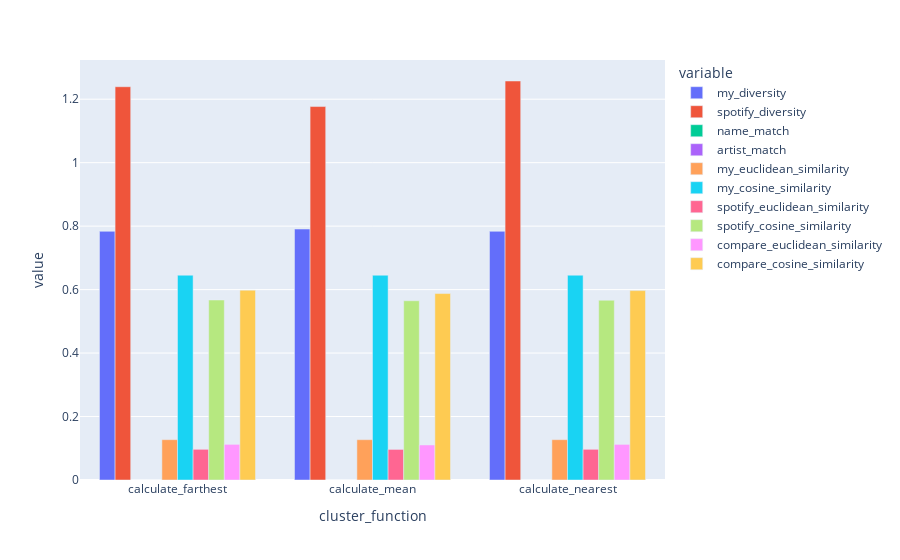

The notebook cell this image was saved under:
### Code cell
# group_pairs = df_output.groupby(['name', 'distance_method_name'])
group_cols = ['cluster_function']
group_pairs = df_sp_recomm.groupby(group_cols)
group_mean = group_pairs.mean()

other_cols = df_sp_recomm.columns.tolist()
other_cols.remove('name')
other_cols.remove('cluster_function')
other_cols.remove('distance_function')
group_mean

fig = px.bar(group_mean, x=group_mean.index, y=other_cols, barmode='group')
fig.show()

### Figure 1 — Plotly figure (JSON) as saved in the notebook; plotly's stock layout.template omitted (floating-point values rounded to 4 significant figures)
{"data": [{"alignmentgroup": "True", "hovertemplate": "variable=my_diversity<br>cluster_function=%{x}<br>value=%{y}<extra></extra>", "legendgroup": "my_diversity", "marker": {"color": "#636efa", "pattern": {"shape": ""}}, "name": "my_diversity", "offsetgroup": "my_diversity", "orientation": "v", "showlegend": true, "textposition": "auto", "type": "bar", "x": ["calculate_farthest", "calculate_mean", "calculate_nearest"], "xaxis": "x", "y": [0.7836, 0.7908, 0.7836], "yaxis": "y"}, {"alignmentgroup": "True", "hovertemplate": "variable=spotify_diversity<br>cluster_function=%{x}<br>value=%{y}<extra></extra>", "legendgroup": "spotify_diversity", "marker": {"color": "#EF553B", "pattern": {"shape": ""}}, "name": "spotify_diversity", "offsetgroup": "spotify_diversity", "orientation": "v", "showlegend": true, "textposition": "auto", "type": "bar", "x": ["calculate_farthest", "calculate_mean", "calculate_nearest"], "xaxis": "x", "y": [1.239, 1.177, 1.257], "yaxis": "y"}, {"alignmentgroup": "True", "hovertemplate": "variable=name_match<br>cluster_function=%{x}<br>value=%{y}<extra></extra>", "legendgroup": "name_match", "marker": {"color": "#00cc96", "pattern": {"shape": ""}}, "name": "name_match", "offsetgroup": "name_match", "orientation": "v", "showlegend": true, "textposition": "auto", "type": "bar", "x": ["calculate_farthest", "calculate_mean", "calculate_nearest"], "xaxis": "x", "y": [0, 0, 0], "yaxis": "y"}, {"alignmentgroup": "True", "hovertemplate": "variable=artist_match<br>cluster_function=%{x}<br>value=%{y}<extra></extra>", "legendgroup": "artist_match", "marker": {"color": "#ab63fa", "pattern": {"shape": ""}}, "name": "artist_match", "offsetgroup": "artist_match", "orientation": "v", "showlegend": true, "textposition": "auto", "type": "bar", "x": ["calculate_farthest", "calculate_mean", "calculate_nearest"], "xaxis": "x", "y": [0, 0, 0], "yaxis": "y"}, {"alignmentgroup": "True", "hovertemplate": "variable=my_euclidean_similarity<br>cluster_function=%{x}<br>value=%{y}<extra></extra>", "legendgroup": "my_euclidean_similarity", "marker": {"color": "#FFA15A", "pattern": {"shape": ""}}, "name": "my_euclidean_similarity", "offsetgroup": "my_euclidean_similarity", "orientation": "v", "showlegend": true, "textposition": "auto", "type": "bar", "x": ["calculate_farthest", "calculate_mean", "calculate_nearest"], "xaxis": "x", "y": [0.1271, 0.127, 0.1271], "yaxis": "y"}, {"alignmentgroup": "True", "hovertemplate": "variable=my_cosine_similarity<br>cluster_function=%{x}<br>value=%{y}<extra></extra>", "legendgroup": "my_cosine_similarity", "marker": {"color": "#19d3f3", "pattern": {"shape": ""}}, "name": "my_cosine_similarity", "offsetgroup": "my_cosine_similarity", "orientation": "v", "showlegend": true, "textposition": "auto", "type": "bar", "x": ["calculate_farthest", "calculate_mean", "calculate_nearest"], "xaxis": "x", "y": [0.6454, 0.6453, 0.6454], "yaxis": "y"}, {"alignmentgroup": "True", "hovertemplate": "variable=spotify_euclidean_similarity<br>cluster_function=%{x}<br>value=%{y}<extra></extra>", "legendgroup": "spotify_euclidean_similarity", "marker": {"color": "#FF6692", "pattern": {"shape": ""}}, "name": "spotify_euclidean_similarity", "offsetgroup": "spotify_euclidean_similarity", "orientation": "v", "showlegend": true, "textposition": "auto", "type": "bar", "x": ["calculate_farthest", "calculate_mean", "calculate_nearest"], "xaxis": "x", "y": [0.09672, 0.09636, 0.09672], "yaxis": "y"}, {"alignmentgroup": "True", "hovertemplate": "variable=spotify_cosine_similarity<br>cluster_function=%{x}<br>value=%{y}<extra></extra>", "legendgroup": "spotify_cosine_similarity", "marker": {"color": "#B6E880", "pattern": {"shape": ""}}, "name": "spotify_cosine_similarity", "offsetgroup": "spotify_cosine_similarity", "orientation": "v", "showlegend": true, "textposition": "auto", "type": "bar", "x": ["calculate_farthest", "calculate_mean", "calculate_nearest"], "xaxis": "x", "y": [0.5672, 0.5649, 0.5664], "yaxis": "y"}, {"alignmentgroup": "True", "hovertemplate": "variable=compare_euclidean_similarity<br>cluster_function=%{x}<br>value=%{y}<extra></extra>", "legendgroup": "compare_euclidean_similarity", "marker": {"color": "#FF97FF", "pattern": {"shape": ""}}, "name": "compare_euclidean_similarity", "offsetgroup": "compare_euclidean_similarity", "orientation": "v", "showlegend": true, "textposition": "auto", "type": "bar", "x": ["calculate_farthest", "calculate_mean", "calculate_nearest"], "xaxis": "x", "y": [0.1122, 0.1103, 0.1122], "yaxis": "y"}, {"alignmentgroup": "True", "hovertemplate": "variable=compare_cosine_similarity<br>cluster_function=%{x}<br>value=%{y}<extra></extra>", "legendgroup": "compare_cosine_similarity", "marker": {"color": "#FECB52", "pattern": {"shape": ""}}, "name": "compare_cosine_similarity", "offsetgroup": "compare_cosine_similarity", "orientation": "v", "showlegend": true, "textposition": "auto", "type": "bar", "x": ["calculate_farthest", "calculate_mean", "calculate_nearest"], "xaxis": "x", "y": [0.5983, 0.5876, 0.5968], "yaxis": "y"}], "layout": {"barmode": "group", "legend": {"title": {"text": "variable"}, "tracegroupgap": 0}, "margin": {"t": 60}, "xaxis": {"anchor": "y", "domain": [0, 1], "title": {"text": "cluster_function"}}, "yaxis": {"anchor": "x", "domain": [0, 1], "title": {"text": "value"}}}}
